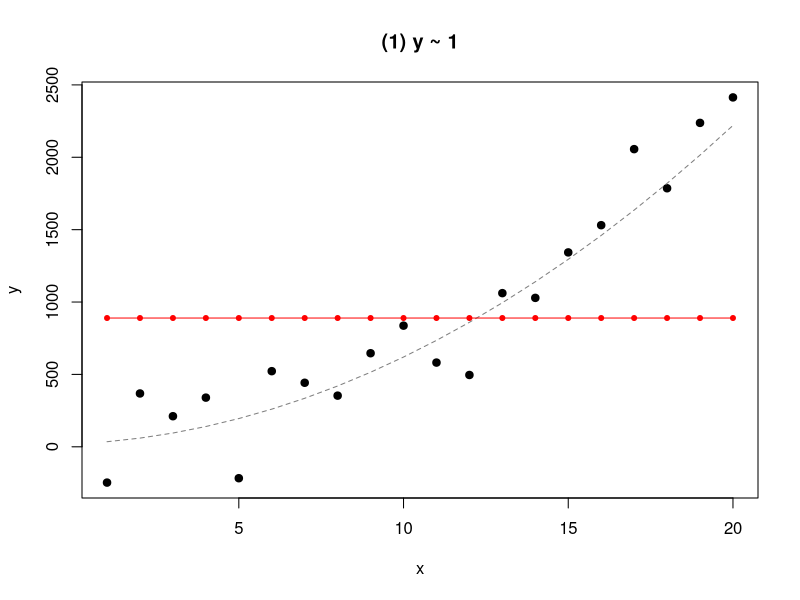
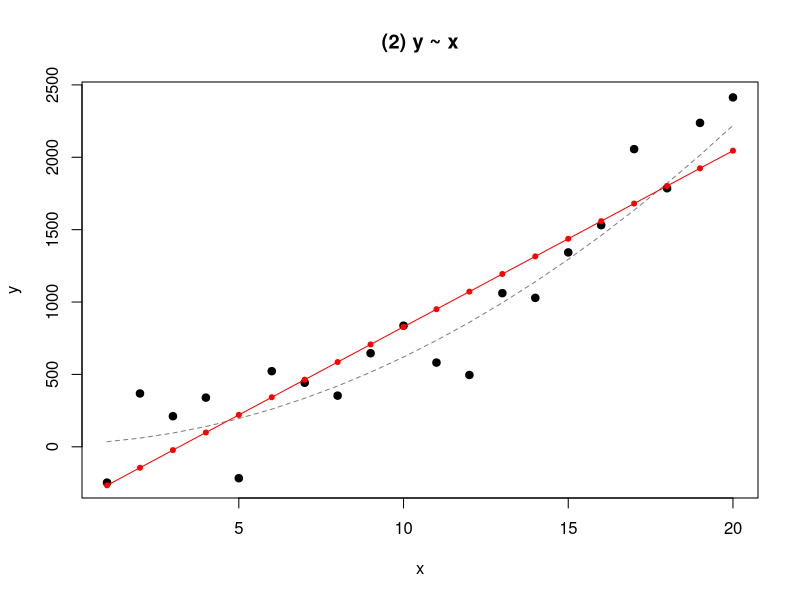
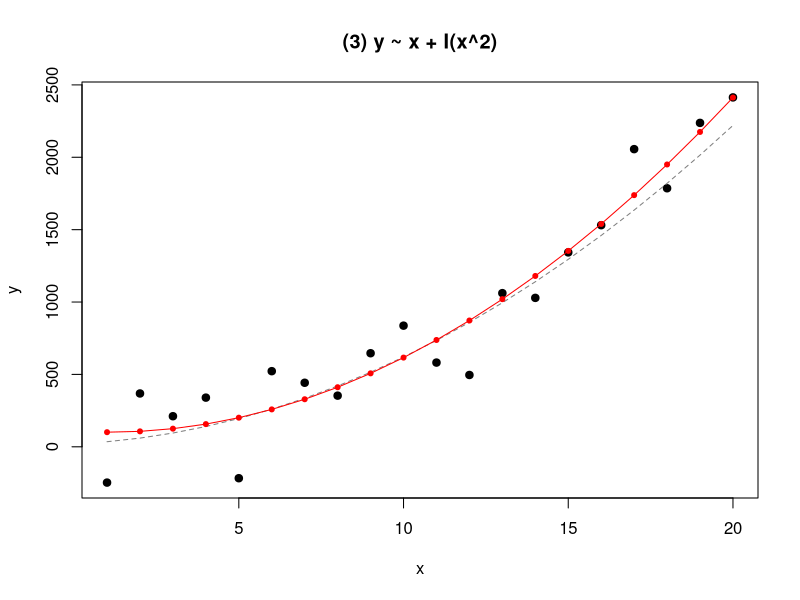
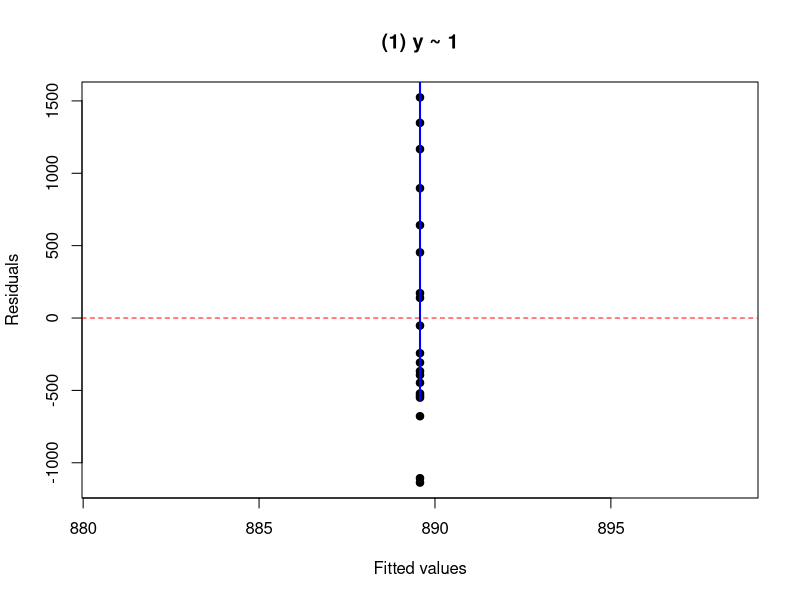
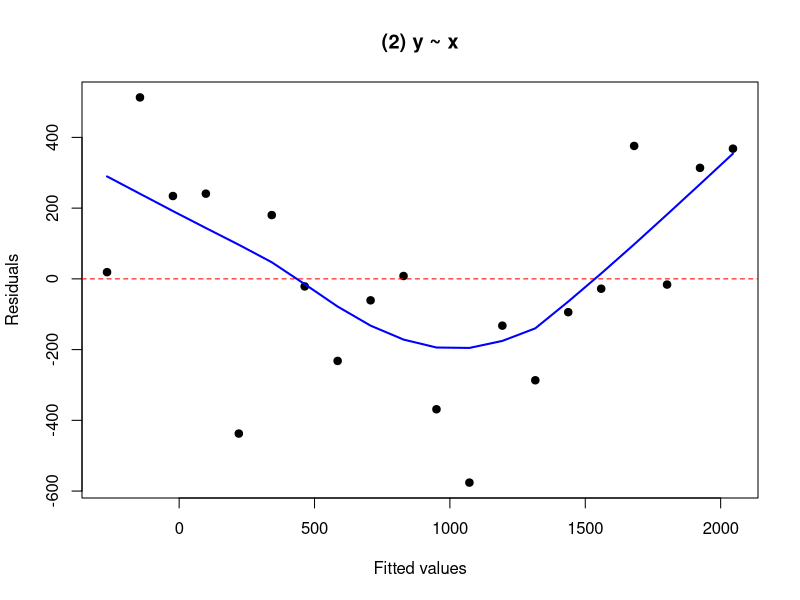
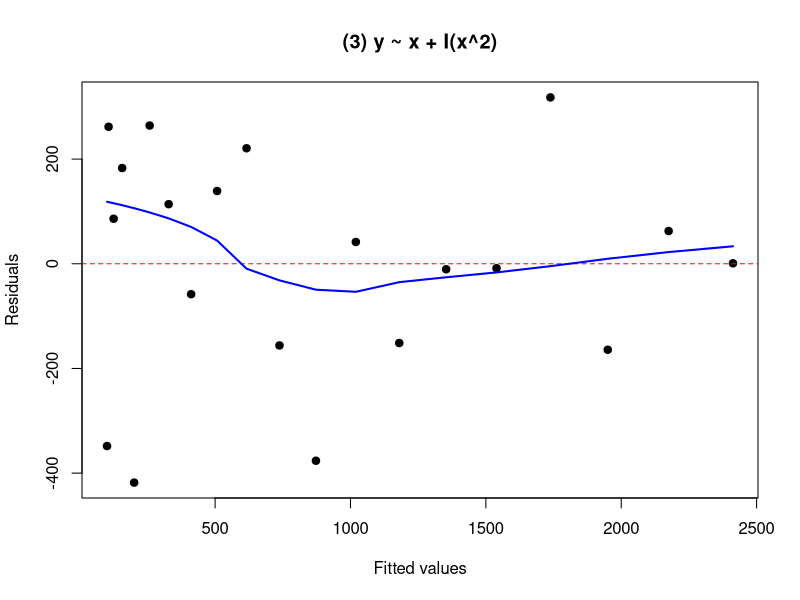

Source code (R) for these figures, in order:
## ---- chunk 1
knitr::opts_chunk$set(echo = TRUE)
## ---- chunk 2

#Starting with default variables to assess association between x and y
#General f(x) = 20 + 10*x + 5x^2 to test with models.
# + noise = rnorm(100, 0, 1.5)
x=1:20 
y = 20+10*1:20+5*(1:20)^2+rnorm(20,0,200)
dfr <- data.frame(x , y)

fx <-  20 + 10*x + 5*x^2  # function without noise
fxn <- 20+10*1:20+5*(1:20)^2+rnorm(20,0,200) # function + noise



#model 1; m1 :  intercept only (y~1) ; 

m1 <-  lm( y~1 , data = dfr)
summary(m1)
#model 2; m2 : intercept and slope (y~x)

m2 <- lm(y~x , data = dfr)
summary(m2)
#model 3, m3 = intercept, slope, and curvature,quadratic term x^2 #(y~x+I(x^2)).

m3 <- lm( y~x + I(x^2) , data = dfr)
summary(m3)

#----predicting observed values
m1.obs <- predict(m1)
m2.obs <- predict(m1)
m3.obs <- predict(m1)

#---- obtaining residuals values

m1.resid <- resid(m1)
m2.resid <- resid(m2)
m3.resid <- resid(m3)

# plotting observed and fitted + residuals

for (i in 1:3) {
  lms <- list(m1, m2, m3)[[i]]          # model i
  plot(dfr$x, dfr$y, pch = 19,
       xlab = "x", ylab = "y",
       main = c("(1) y ~ 1", "(2) y ~ x", "(3) y ~ x + I(x^2)")[i])
  lines(dfr$x, fx, lty = 2, col = "grey50")        # default
  points(dfr$x, predict(lms), col = "red", pch = 20) # fitted points
  lines(dfr$x, predict(lms), col = "red")            # fitted shape
}





for (i in 1:3) {
  lms<- list(m1, m2, m3)[[i]]
  plot(fitted(lms), resid(lms), pch = 19,
       xlab = "Fitted values", ylab = "Residuals",
       main = c("(1) y ~ 1", "(2) y ~ x", "(3) y ~ x + I(x^2)")[i])
  abline(h = 0, lty = 2, col = "red")
  lines(lowess(fitted(lms), resid(lms)), col = "blue", lwd = 2)
}


compare <- data.frame(
  model = c("(1) y ~ 1", "(2) y ~ x", "(3) y ~ x + I(x^2)"),
  intercept = c(coef(m1)[1], coef(m2)[1], coef(m3)[1]),
  slope.x   = c(NA, coef(m2)[2], coef(m3)[2]),
  coef.x2   = c(NA, NA, coef(m3)[3]),
  sigma     = c(summary(m1)$sigma, summary(m2)$sigma,
                summary(m3)$sigma),
  R.squared = c(summary(m1)$r.squared, summary(m2)$r.squared,
                summary(m3)$r.squared),
  adj.R.squared = c(summary(m1)$adj.r.squared,
                    summary(m2)$adj.r.squared,
                    summary(m3)$adj.r.squared),
  RSS = c(sum(m1.resid^2), sum(m2.resid^2), sum(m3.resid^2))
)

## ---- chunk 3
